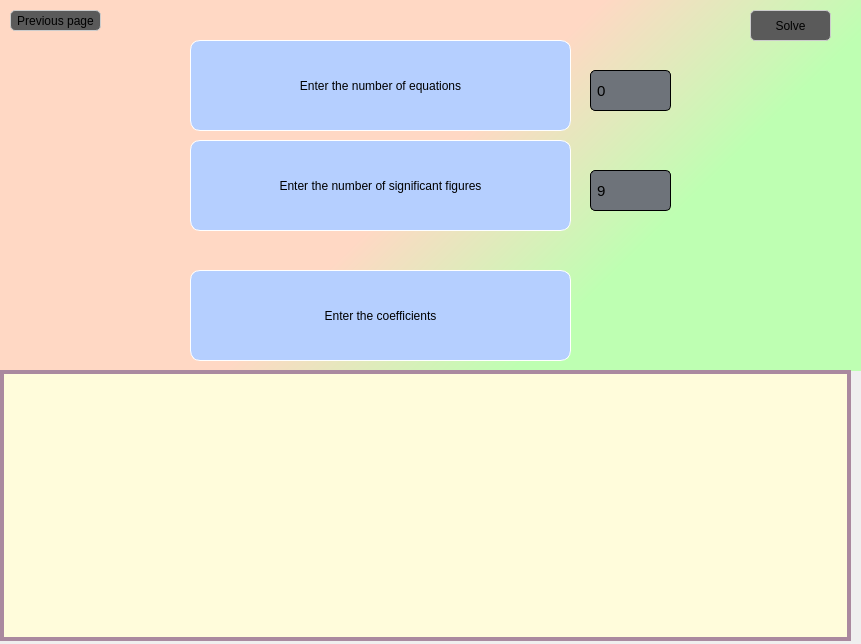
<?xml version="1.0" encoding="UTF-8"?>
<ui version="4.0">
 <class>Dialog</class>
 <widget class="QDialog" name="Dialog">
  <property name="geometry">
   <rect>
    <x>0</x>
    <y>0</y>
    <width>861</width>
    <height>644</height>
   </rect>
  </property>
  <property name="windowTitle">
   <string>Dialog</string>
  </property>
  <property name="windowIcon">
   <iconset>
    <normaloff>../pictures/appIcon.png</normaloff>../pictures/appIcon.png</iconset>
  </property>
  <widget class="QLabel" name="label_2">
   <property name="geometry">
    <rect>
     <x>250</x>
     <y>40</y>
     <width>35</width>
     <height>10</height>
    </rect>
   </property>
   <property name="text">
    <string/>
   </property>
  </widget>
  <widget class="QWidget" name="inputPart" native="true">
   <property name="geometry">
    <rect>
     <x>0</x>
     <y>0</y>
     <width>861</width>
     <height>371</height>
    </rect>
   </property>
   <property name="styleSheet">
    <string notr="true">#inputPart{
background-color:qlineargradient(spread:pad, x1:0.125, y1:0.238636, x2:1, y2:0.625, stop:0.448864 rgba(255, 216, 196, 255), stop:0.772727 rgba(190, 255, 178, 255));
}</string>
   </property>
   <widget class="QSpinBox" name="equationsInput">
    <property name="geometry">
     <rect>
      <x>590</x>
      <y>70</y>
      <width>81</width>
      <height>41</height>
     </rect>
    </property>
    <property name="cursor">
     <cursorShape>PointingHandCursor</cursorShape>
    </property>
    <property name="styleSheet">
     <string notr="true">QSpinBox {
                border: 1.3px solid ;
                border-radius: 5px;
                padding: 4px;
                font-size: 15px;
			  background-color:#6e737a;
            }

            QSpinBox::up-button, QSpinBox::down-button {
                width: 11px;
                height: 11px;
            }

            QSpinBox::up-button {
                subcontrol-origin: border;
                subcontrol-position: top right;
            }

            QSpinBox::down-button {
                subcontrol-origin: border;
                subcontrol-position: bottom right;
            }</string>
    </property>
    <property name="buttonSymbols">
     <enum>QAbstractSpinBox::NoButtons</enum>
    </property>
    <property name="minimum">
     <number>0</number>
    </property>
    <property name="maximum">
     <number>50</number>
    </property>
    <property name="value">
     <number>0</number>
    </property>
   </widget>
   <widget class="QLabel" name="label">
    <property name="geometry">
     <rect>
      <x>190</x>
      <y>40</y>
      <width>381</width>
      <height>91</height>
     </rect>
    </property>
    <property name="styleSheet">
     <string notr="true">border: 1.3px solid rgb(255, 255, 255); 
font: 18pt &quot;Arial&quot;;
background-color:rgb(181, 207, 255);
border-radius:10px;
</string>
    </property>
    <property name="text">
     <string>Enter the number of equations</string>
    </property>
    <property name="alignment">
     <set>Qt::AlignCenter</set>
    </property>
   </widget>
   <widget class="QLabel" name="label_4">
    <property name="geometry">
     <rect>
      <x>190</x>
      <y>270</y>
      <width>381</width>
      <height>91</height>
     </rect>
    </property>
    <property name="styleSheet">
     <string notr="true">border: 1.3px solid rgb(255, 255, 255); 
font: 18pt &quot;Arial&quot;;
background-color:rgb(181, 207, 255);
border-radius:10px;
</string>
    </property>
    <property name="text">
     <string>Enter the coefficients</string>
    </property>
    <property name="alignment">
     <set>Qt::AlignCenter</set>
    </property>
   </widget>
   <widget class="QPushButton" name="previousButton">
    <property name="geometry">
     <rect>
      <x>10</x>
      <y>10</y>
      <width>91</width>
      <height>21</height>
     </rect>
    </property>
    <property name="cursor">
     <cursorShape>PointingHandCursor</cursorShape>
    </property>
    <property name="styleSheet">
     <string notr="true">#previousButton{
	border: 1.3px solid #ccc;
	border-radius:5px; 
	font: 9pt &quot;MS Shell Dlg 2&quot;;
	
	background-color: rgb(90, 90, 90);
}

#previousButton:hover{
	background-color:#584082;
}
</string>
    </property>
    <property name="text">
     <string>Previous page</string>
    </property>
    <property name="icon">
     <iconset>
      <normaloff>../pictures/backArrow.png</normaloff>../pictures/backArrow.png</iconset>
    </property>
   </widget>
   <widget class="QPushButton" name="solveButton">
    <property name="geometry">
     <rect>
      <x>750</x>
      <y>10</y>
      <width>81</width>
      <height>31</height>
     </rect>
    </property>
    <property name="cursor">
     <cursorShape>PointingHandCursor</cursorShape>
    </property>
    <property name="styleSheet">
     <string notr="true">#solveButton{
	border: 1.3px solid #ccc;
	border-radius:5px; 
	font: 12pt &quot;MS Shell Dlg 2&quot;;
	
	background-color: rgb(90, 90, 90);
}

#solveButton:hover{
	background-color:#584082;
}
</string>
    </property>
    <property name="text">
     <string>Solve</string>
    </property>
    <property name="icon">
     <iconset>
      <normaloff>../pictures/calculator.png</normaloff>../pictures/calculator.png</iconset>
    </property>
    <property name="iconSize">
     <size>
      <width>15</width>
      <height>12</height>
     </size>
    </property>
   </widget>
   <widget class="QLabel" name="label_3">
    <property name="geometry">
     <rect>
      <x>190</x>
      <y>140</y>
      <width>381</width>
      <height>91</height>
     </rect>
    </property>
    <property name="styleSheet">
     <string notr="true">border: 1.3px solid rgb(255, 255, 255); 
font: 13pt &quot;Arial&quot;;
background-color:rgb(181, 207, 255);
border-radius:10px;
</string>
    </property>
    <property name="text">
     <string>Enter the number of significant figures</string>
    </property>
    <property name="alignment">
     <set>Qt::AlignCenter</set>
    </property>
   </widget>
   <widget class="QSpinBox" name="percisionInput">
    <property name="geometry">
     <rect>
      <x>590</x>
      <y>170</y>
      <width>81</width>
      <height>41</height>
     </rect>
    </property>
    <property name="cursor">
     <cursorShape>PointingHandCursor</cursorShape>
    </property>
    <property name="styleSheet">
     <string notr="true">QSpinBox {
                border: 1.3px solid ;
                border-radius: 5px;
                padding: 4px;
                font-size: 15px;
			  background-color:#6e737a;
            }

            QSpinBox::up-button, QSpinBox::down-button {
                width: 11px;
                height: 11px;
            }

            QSpinBox::up-button {
                subcontrol-origin: border;
                subcontrol-position: top right;
            }

            QSpinBox::down-button {
                subcontrol-origin: border;
                subcontrol-position: bottom right;
            }</string>
    </property>
    <property name="buttonSymbols">
     <enum>QAbstractSpinBox::NoButtons</enum>
    </property>
    <property name="minimum">
     <number>1</number>
    </property>
    <property name="maximum">
     <number>17</number>
    </property>
    <property name="value">
     <number>9</number>
    </property>
   </widget>
  </widget>
  <widget class="QWidget" name="widget_2" native="true">
   <property name="geometry">
    <rect>
     <x>0</x>
     <y>370</y>
     <width>851</width>
     <height>271</height>
    </rect>
   </property>
   <property name="styleSheet">
    <string notr="true">background-color: rgb(85, 80, 26);
border-color: rgb(85, 85, 57);
border:2.2px solid;</string>
   </property>
   <layout class="QGridLayout" name="gridLayout_3">
    <item row="0" column="0">
     <widget class="QScrollArea" name="equationsArea">
      <property name="styleSheet">
       <string notr="true">background-color: rgb(255, 252, 219);
border-color: rgb(170, 137, 159);
border-size: 2px;</string>
      </property>
      <property name="widgetResizable">
       <bool>true</bool>
      </property>
      <widget class="QWidget" name="scrollAreaWidgetContents_2">
       <property name="geometry">
        <rect>
         <x>0</x>
         <y>0</y>
         <width>835</width>
         <height>255</height>
        </rect>
       </property>
       <layout class="QGridLayout" name="gridLayout_5">
        <item row="0" column="0">
         <layout class="QGridLayout" name="gridLayout_6"/>
        </item>
       </layout>
      </widget>
     </widget>
    </item>
   </layout>
  </widget>
 </widget>
 <resources/>
 <connections/>
</ui>
